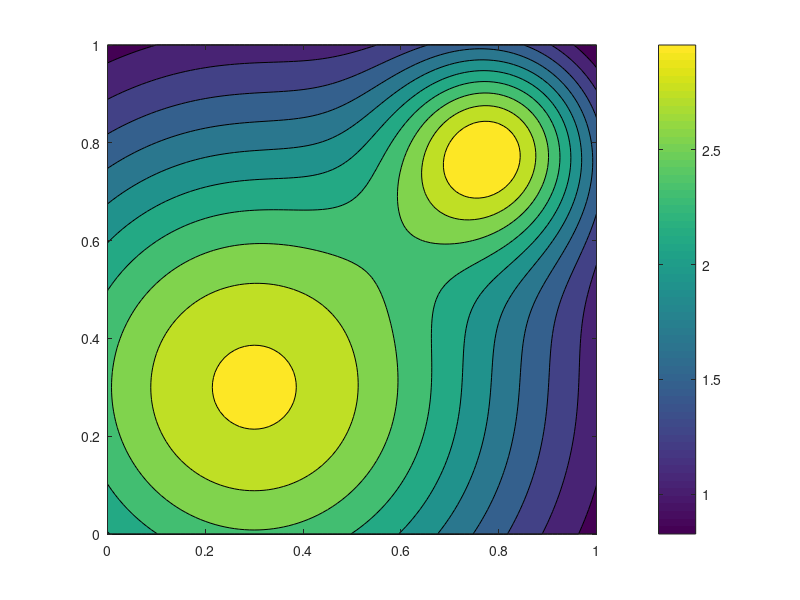

The MATLAB script that drew this image:
function m3610_cell_tower_coverage
global cell_tower

close all;
xx=0:.01:1; yy=xx;

[x,y] = meshgrid(xx,yy);
z = density(x,y);
contourf(xx,yy,z);
axis image;
colorbar;

%total population
population = dblquad(@density,0,1,0,1)

cell_tower = [0.5,0.5];
%cell_tower = [0.3,0.3];
%cell_tower = [0.8,0.8];
average_quality = dblquad(@weighted_quality,0,1,0,1) / population

%Due to the symmetry, it is clear that the optimal location should be on
%the main diagonal.  But can you find the exact point which maximizes the
%average call quality for stationary callers?

%What if you also have to provide the minimum level of quality 
%(e.g., Q > 17.4 throughout the map) -- how would you place the cell tower
%to maximize the _average_ quality subject to this constraint?
%
%Alternatively: 
%What if you have 2 different caller-density functions & you are not sure
%which one will be in effect at a given time (e.g., workdays vs weekends or
%evenings?).  What does it mean for the location to be "optimal"?
%
%Try experimenting with this code to handle the above generalizations.



function d = density(x,y)

center1 =[0.3; 0.3];
a1 = 3;
b1 = 2;
d1 = sqrt( (x-center1(1)).^2 + (y-center1(2)).^2 );

center2 =[0.8; 0.8];
a2 = 2;
b2 = 20;
d2 = sqrt( (x-center2(1)).^2 + (y-center2(2)).^2 );

d = a1*exp(-b1*d1.^2) + a2*exp(-b2*d2.^2);

%constrain to [0,1]x[0,1]
d = d.*(abs(x-0.5)<=0.5).*(abs(y-0.5)<=0.5);

%call quality for each location
function q = quality(x,y)
global cell_tower

best_q =  20;
max_d = 2;
decay_rate_per_d2 = 5;

d = sqrt( (x-cell_tower(1)).^2 + (y-cell_tower(2)).^2 );

q = best_q - decay_rate_per_d2 * d.^2;

%constrain to [0,1]x[0,1]
q = q.* (abs(x-0.5)<=0.5).*(abs(y-0.5)<=0.5);
%constrain based on d
q = q.* (d<2);


function wq = weighted_quality(x,y)

wq = quality(x,y) .* density(x,y);